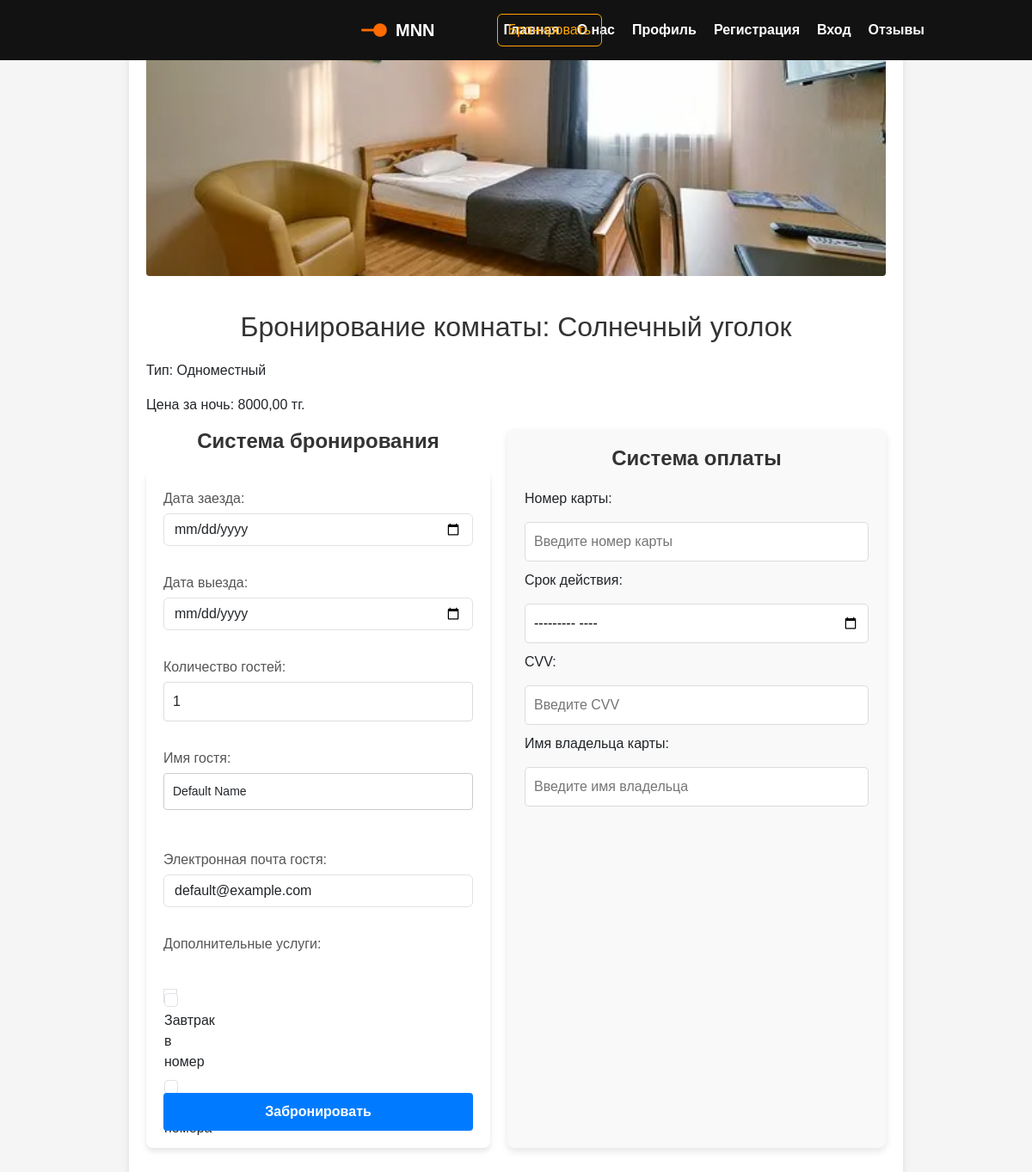
Page /born/booking/1/ on the committed database.
### born/models.py (models this page shows, shortened)
class Room(models.Model):
    ROOM_TYPES = [
        ('single', 'Одноместный'),
        ('double', 'Двухместный'),
        ('suite', 'Люкс'),
    ]
    title = models.CharField('Название комнаты', max_length=50)
    detail = models.TextField('Описание', max_length=500)
    room_type = models.CharField('Тип комнаты', max_length=20, choices=ROOM_TYPES)
    price_per_night = models.DecimalField('Цена за ночь', max_digits=10, decimal_places=2)
    availability_status = models.BooleanField('Доступна для бронирования', default=True)  # оставляем только это поле
    date_added = models.DateTimeField('Дата добавления', auto_now_add=True)
    image = models.ImageField('Фото комнаты', upload_to='img/', blank=True, null=True)
    class Meta:
        verbose_name = 'Комната'
        verbose_name_plural = 'Комнаты'

### born/views.py (the view)
# urls.py: path('booking/<int:room_id>/', views.booking_create, name='booking_create'),
def booking_create(request, room_id):
    room = get_object_or_404(Room, id=room_id)
    if not room.availability_status:
        return HttpResponse("Эта комната уже забронирована", status=400)
    if request.method == 'POST':
        form = BookingForm(request.POST)
        if form.is_valid():
            check_in = form.cleaned_data['check_in']
            check_out = form.cleaned_data['check_out']
            guests = form.cleaned_data['guests']
            booking = Booking(
                room=room,
                user=request.user,
                check_in=check_in,
                check_out=check_out,
                guests=guests
            )
            booking.save()
            room.availability_status = False
            room.save()
            return redirect('profile')
        else:
            return render(request, 'born/booking.html', {'form': form, 'room': room})
    else:
        form = BookingForm()
    return render(request, 'born/booking.html', {'form': form, 'room': room})

### born/models.py (called while the page is built)
    def __str__(self):
        return self.name

### born/templates/born/booking.html (shortened to what this page needs)
{% extends 'main/layout.html' %}
{% block content %}
<br><br><br><br><br><br><br><br><br><br><br><br><br><br><br><br><br><br>
<br><br><br><br><br><br>
<div class="booking-page-wrapper">
    <div class="booking-page-container">
        <div class="room-image-container">
            {% if room.image %}
                <img src="{{ room.image.url }}" alt="{{ room.title }}" class="room-image">
            {% endif %}
        </div>
        <h1>Бронирование комнаты: {{ room.title }}</h1>
        <p>Тип: {{ room.get_room_type_display }}</p>
        <p>Цена за ночь: {{ room.price_per_night }} тг.</p>
        <div class="booking-details-container">
            <div class="booking-system">
                <h2>Система бронирования</h2>
                <form method="POST" action="{% url 'booking_create' room.id %}">
                    {{ form.as_p }}
                    <br>
                    <div class="booking-button-container">
                        <button type="submit" class="booking-page-button">Забронировать</button>
                    </div>
                </form>
            </div>
            <div class="payment-system">
                <h2>Система оплаты</h2>
                <label for="card_number">Номер карты:</label>
                <input type="text" id="card_number" name="card_number" placeholder="Введите номер карты" required>
                <label for="expiration_date">Срок действия:</label>
                <input type="month" id="expiration_date" name="expiration_date" required>
                <label for="cvv">CVV:</label>
                <input type="text" id="cvv" name="cvv" placeholder="Введите CVV" required>
                <label for="cardholder_name">Имя владельца карты:</label>
                <input type="text" id="cardholder_name" name="cardholder_name" placeholder="Введите имя владельца" required>
            </div>
        </div>
    </div>
</div>
{% endblock %}

### main/static/main/css/main.css (style rules this page uses)
body { margin: 0; padding: 0; }

### main/static/main/css/born_home.css (style rules this page uses)
.room-image { width: 100%; height: 250px; object-fit: cover; border-radius: 4px; margin-bottom: 20px; }
h2 { font-size: 24px; margin-bottom: 20px; font-weight: bold; text-align: center; }
form { display: flex; flex-direction: column; gap: 15px; }
form div { display: flex; flex-direction: column; }
label { font-size: 16px; margin-bottom: 5px; font-weight: 500; }
input[type="text"], input[type="number"] { padding: 10px; font-size: 16px; border: 1px solid #ddd; border-radius: 4px; width: 100%; box-sizing: border-box; }
button[type="submit"] { padding: 12px 20px; font-size: 16px; background-color: #28a745; color: white; border: none; border-radius: 5px; cursor: pointer; transition: background-color 0.3s; align-self: center; }

### main/static/main/css/profile.css (style rules this page uses)
h1 { text-align: center; font-size: 2rem; color: #333; margin-bottom: 20px; }

### main/static/main/css/login.css (style rules this page uses)
body { font-family: Arial, sans-serif; background-color: #f5f5f5; margin: 0; padding: 0; display: flex; justify-content: center; align-items: center; height: 100vh; }
form { background-color: #fff; padding: 20px; border-radius: 8px; box-shadow: 0 4px 6px rgba(0, 0, 0, 0.1); width: 100%; max-width: 400px; box-sizing: border-box; }
h2 { text-align: center; margin-bottom: 20px; color: #333; }
form input[type="text"], form input[type="password"], form select, form textarea { width: 100%; padding: 10px; margin-bottom: 15px; border: 1px solid #ccc; border-radius: 4px; box-sizing: border-box; font-size: 14px; }
form button[type="submit"] { background-color: #007BFF; color: #fff; border: none; padding: 10px 15px; border-radius: 4px; cursor: pointer; width: 100%; font-size: 16px; }
form p { color: #555; font-size: 14px; }

### main/static/main/css/booking.css (style rules this page uses)
.booking-page-wrapper { display: flex; justify-content: center; align-items: flex-start; min-height: 100vh; background-color: #f5f5f5; margin: 0; }
.booking-page-container { max-width: 900px; width: 100%; padding: 20px; background: #ffffff; border-radius: 8px; box-shadow: 0 4px 8px rgba(0, 0, 0, 0.1); text-align: left; }
.room-image-container { text-align: center; margin-bottom: 20px; }
.room-image { width: 100%; height: auto; max-height: 300px; object-fit: cover; }
.booking-details-container { display: flex; flex-wrap: wrap; justify-content: space-between; gap: 20px; margin-bottom: 20px; }
.booking-system { flex: 1; min-width: 400px; }
.payment-system { flex: 1; min-width: 400px; background: #f9f9f9; padding: 20px; border-radius: 8px; box-shadow: 0 4px 8px rgba(0, 0, 0, 0.1); }
.payment-system input { width: 100%; padding: 10px; margin: 10px 0; border: 1px solid #dcdcdc; border-radius: 5px; box-sizing: border-box; }
.booking-page-button { display: inline-block; padding: 12px 20px; background-color: #27ae60; color: #ffffff; border: none; border-radius: 5px; font-size: 16px; font-weight: bold; cursor: pointer; transition: background-color 0.3s ease, transform 0.2s ease; }
.booking-button-container { display: flex; justify-content: center; margin-top: 20px; }

### rows in the picture
Room: image (picture), title "Солнечный уголок", room_type "Одноместный", price_per_night "8000,00"
